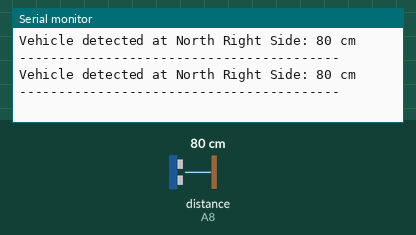
A sketch run on a simulated Arduino Mega 2560, built with avr-gcc and run on an emulated ATmega2560. Parts: the last lines printed to the serial monitor. Wiring (inferred from the names in the program): ultrasonic range finder: trigger A7; echo A8. The inputs (shaded band) are chosen by the test bench; at power-on: distance to the obstacle (sensor on A8) 80 cm. The echo pulse lasts 58.3 µs per cm.

Above: at 1.8 s.
1.9 s: distance to the obstacle (sensor on A8) set to 2 cm
At 2.9 s:
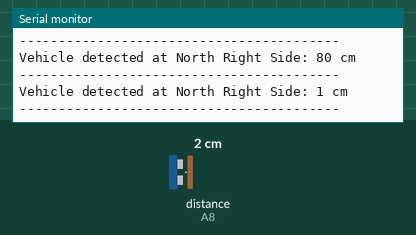
3.4 s: distance to the obstacle (sensor on A8) set to 4 cm
At 4.9 s:
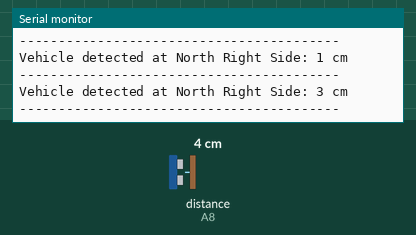
Timing chart, 0 to 6.4 s (numbered marks = the images above; inputs shaded):
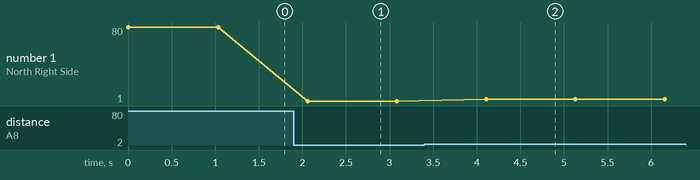

The sketch:

UltrasonicSonic_Sensor_Checker.ino
```cpp
/**
   HC-SR04 Distance Sensor Example
   https://wokwi.com/arduino/projects/304444938977804866
*/

const int ULTRA_TRIGGER[] = {A3, A5, A7, A10, A12, A14};
const int ULTRA_ECHO[] = {A4, A6, A8, A11, A13, A15};

void setup() {
  Serial.begin(9600);
      for (int i = 0; i < 6; i++) {
        pinMode(ULTRA_TRIGGER[i], OUTPUT);
        pinMode(ULTRA_ECHO[i], INPUT);
    }
}
long getDistance(int triggerPin, int echoPin) {
    digitalWrite(triggerPin, HIGH);
    delayMicroseconds(10);
    digitalWrite(triggerPin, LOW);

    // Read pulse duration
    long duration = pulseIn(echoPin, HIGH);
    int distance = duration / 58; // Convert to cm

    // Lane names based on trigger pin
    const char* laneNames[] = {
        "North Left Side",   // Trigger pin A3
        "North Middle Side", // Trigger pin A5
        "North Right Side",  // Trigger pin A7
        "East Left Side",    // Trigger pin A10
        "East Middle Side",  // Trigger pin A12
        "East Right Side"    // Trigger pin A14
    };

    // Find the trigger pin index
    int index = -1;
    for (int i = 0; i < 6; i++) {
        if (ULTRA_TRIGGER[i] == triggerPin) {
            index = i;
            break;
        }
    }

    // Print lane information if detected
    if (index != -1) {
        Serial.print("Vehicle detected at ");
        Serial.print(laneNames[index]);
        Serial.print(": ");
        Serial.print(distance);
        Serial.println(" cm");
        Serial.println("-----------------------------------------");
    }

    return distance;
}


void loop() {
  // Start a new measurement:
  // digitalWrite(PIN_TRIG, HIGH);
  // delayMicroseconds(10);
  // digitalWrite(PIN_TRIG, LOW);

  // // Read the result:
  // int duration = pulseIn(PIN_ECHO, HIGH);
  // Serial.print("Distance in CM: ");
  // Serial.println(duration / 58);
  // Serial.print("Distance in inches: ");
  // Serial.println(duration / 148);

  getDistance(ULTRA_TRIGGER[2],ULTRA_ECHO[2]);


  delay(1000);
}
```

Measured:
- after the input at 1.9 s, the serial monitor: prints a new line after 0.16 s (image 1)
- after the input at 3.4 s, the serial monitor: prints a new line after 0.71 s (image 2)
- plotted number 1: 80 → 1 after the input at 1.9 s, 1 → 3 after the input at 3.4 s
